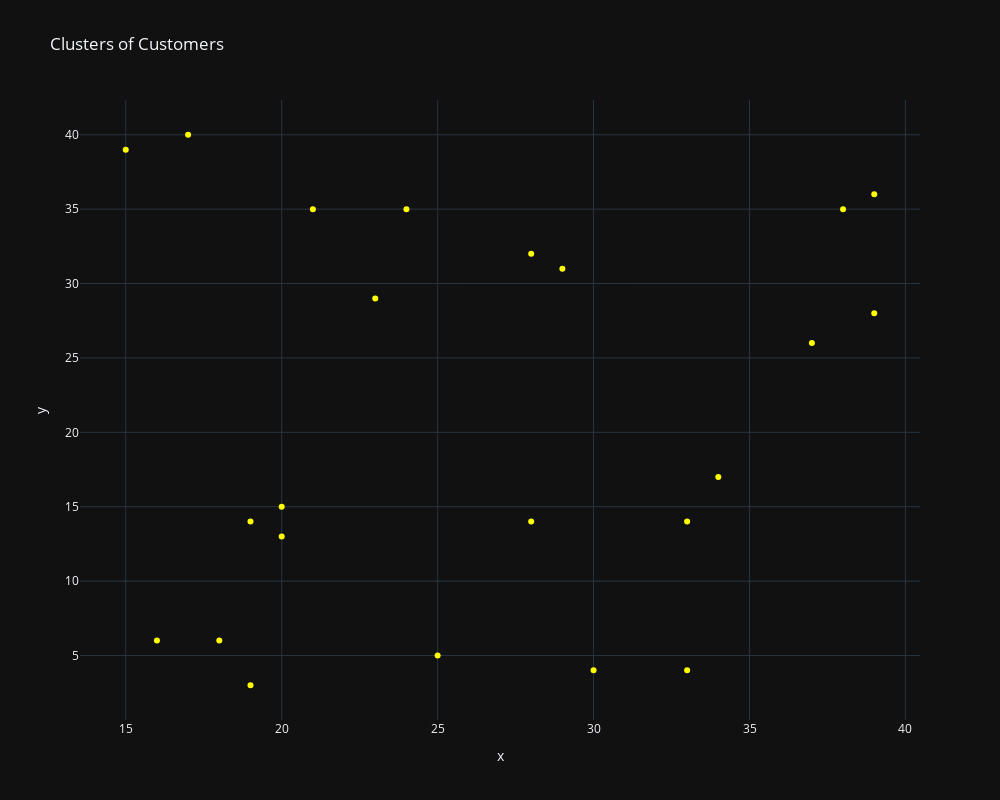

Source (notebook cell):
### Code cell
fig = px.scatter(
    x=X.loc[y_kmeans == 4, 'Annual Income (k$)'],
    y=X.loc[y_kmeans == 4, 'Spending Score (1-100)'],
    title='Clusters of Customers',
    color_discrete_sequence=["yellow"]
).update_layout(
    width=1000,
    height=800,
)

fig.show()

### Figure 1 — Plotly figure (JSON) as saved in the notebook; plotly's stock layout.template omitted (floating-point values rounded to 4 significant figures)
{"data": [{"hovertemplate": "x=%{x}<br>y=%{y}<extra></extra>", "legendgroup": "", "marker": {"color": "yellow", "symbol": "circle"}, "mode": "markers", "name": "", "orientation": "v", "showlegend": false, "x": [15, 16, 17, 18, 19, 19, 20, 20, 21, 23, 24, 25, 28, 28, 29, 30, 33, 33, 34, 37, 38, 39, 39], "xaxis": "x", "y": [39, 6, 40, 6, 3, 14, 15, 13, 35, 29, 35, 5, 14, 32, 31, 4, 4, 14, 17, 26, 35, 36, 28], "yaxis": "y", "type": "scatter"}], "layout": {"xaxis": {"anchor": "y", "domain": [0.0, 1.0], "title": {"text": "x"}}, "yaxis": {"anchor": "x", "domain": [0.0, 1.0], "title": {"text": "y"}}, "legend": {"tracegroupgap": 0}, "title": {"text": "Clusters of Customers"}, "width": 1000, "height": 800}}
